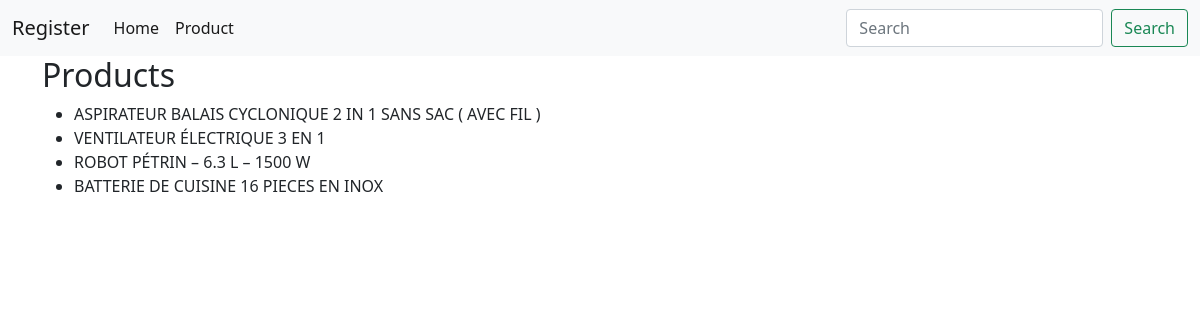
The app's page /ecomapp/products/, older data.
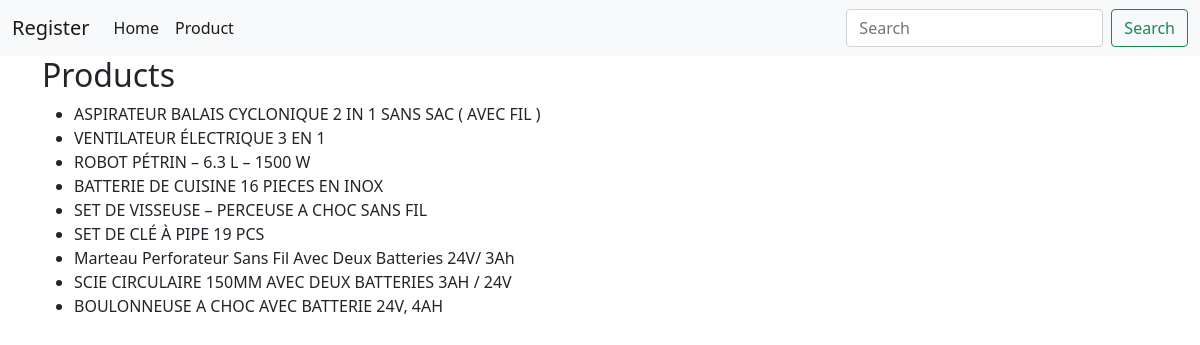
The same page, newer data.
### ecomapp/models.py (models this page shows, shortened)
class Product(models.Model):
    category = models.ForeignKey(Category,related_name='products', on_delete=models.CASCADE)
    title = models.CharField(max_length=200)
    slug = models.SlugField(max_length=200)
    description = models.TextField(blank=True,null=True)
    price = models.FloatField()

### ecomapp/views.py (the view)
# urls.py: path('products/', ProductList.as_view()),
class ProductList(ListView):
    model = Product
    queryset = Product.objects.all()
    template_name = "products/product_list.html"
    context = {
            'products': queryset
            }
    def get(self, request):
        return render(request, self.template_name, self.context)

### ecomapp/templates/products/product_list.html
{% extends "ecomapp/base.html" %}
{% block main %}
    <h2>Products</h2>
    <ul>
        {% for product in products %}
            <li>{{ product.title }}</li>
        {% endfor %}
    </ul>
{% endblock %}

Row changes from the older to the newer data that the page shows:
added Product: title "SET DE VISSEUSE – PERCEUSE A CHOC SANS FIL"
added Product: title "SET DE CLÉ À PIPE 19 PCS"
added Product: title "Marteau Perforateur Sans Fil Avec Deux Batteries 24V/ 3Ah"
added Product: title "SCIE CIRCULAIRE 150MM AVEC DEUX BATTERIES 3AH / 24V"
added Product: title "BOULONNEUSE A CHOC AVEC BATTERIE 24V, 4AH"
